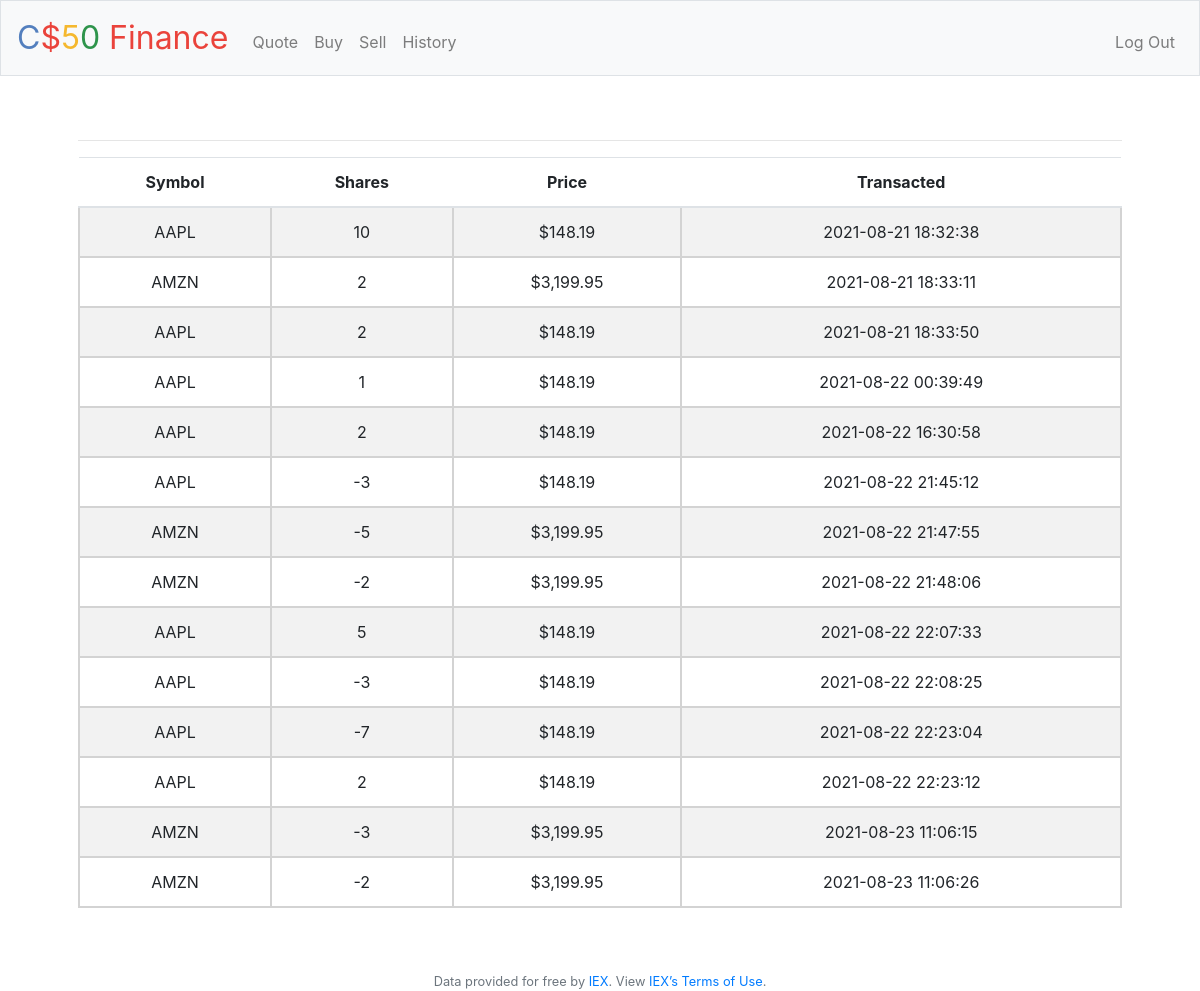
Screenshot of /history (signed in) with the database file from the repository.
### tables this page shows
CREATE TABLE user_history(
user_id INTEGER NOT NULL,
stock TEXT NOT NULL,
shares NUMERIC, 
price REAL,
timestamp TIMESTAMP DEFAULT CURRENT_TIMESTAMP NOT NULL,
FOREIGN KEY(user_id) REFERENCES users(id)
);

### application.py (the view)
@app.route("/history")
@login_required
def history():
    userId = session["user_id"]
    transactionDetails = db.execute("SELECT * FROM user_history WHERE user_id = ?", userId)
    return render_template("history.html", transactionDetails=transactionDetails)

### application.py (called while the page is built)
@app.after_request
def after_request(response):
    response.headers["Cache-Control"] = "no-cache, no-store, must-revalidate"
    response.headers["Expires"] = 0
    response.headers["Pragma"] = "no-cache"
    return response

### helpers.py (called while the page is built)
def login_required(f):
    @wraps(f)
    def decorated_function(*args, **kwargs):
        if session.get("user_id") is None:
            return redirect("/login")
        return f(*args, **kwargs)
    return decorated_function

def usd(value):
    return f"${value:,.2f}"

### templates/history.html (shortened to what this page needs)
{% extends "layout.html" %}
{% block main %}
    <hr>
    <table class="table table-striped">
  <thead>
    <tr>
      <th scope="col">Symbol</th>
      <th scope="col">Shares</th>
      <th scope="col">Price</th>
      <th scope="col">Transacted</th>
    </tr>
  </thead>
  <tbody>
    {% for stock in transactionDetails %}
    <tr>
        <td>{{stock["stock"]}}</td>
        <td>{{stock["shares"]}}</td>
        <td>{{stock["price"] | usd}}</td>
        <td>{{stock["timestamp"]}}</td>
    </tr>
    {% endfor %}
  </tbody>
</table>
{% endblock %}

### templates/layout.html (shortened to what this page needs)
<!DOCTYPE html>
<html lang="en">
    <head>
        <link rel="stylesheet" href="https://cdn.jsdelivr.net/npm/bootstrap@4.5.3/dist/css/bootstrap.min.css">
        <link href="/static/styles.css" rel="stylesheet">
    </head>
    <body>
        <nav class="navbar navbar-expand-md navbar-light bg-light border">
            <a class="navbar-brand" href="/"><span class="blue">C</span><span class="red">$</span><span class="yellow">5</span><span class="green">0</span> <span class="red">Finance</span></a>
            <div class="collapse navbar-collapse" id="navbar">
                {% if session.user_id %}
                    <ul class="navbar-nav mr-auto mt-2">
                        <li class="nav-item"><a class="nav-link" href="/quote">Quote</a></li>
                        <li class="nav-item"><a class="nav-link" href="/buy">Buy</a></li>
                        <li class="nav-item"><a class="nav-link" href="/sell">Sell</a></li>
                        <li class="nav-item"><a class="nav-link" href="/history">History</a></li>
                    </ul>
                    <ul class="navbar-nav ml-auto mt-2">
                        <li class="nav-item"><a class="nav-link" href="/logout">Log Out</a></li>
                    </ul>
                {% else %}
                    <ul class="navbar-nav ml-auto mt-2">
                        <li class="nav-item"><a class="nav-link" href="/register">Register</a></li>
                        <li class="nav-item"><a class="nav-link" href="/login">Log In</a></li>
                    </ul>
                {% endif %}
            </div>
        </nav>
        <main class="container p-5">
            {% block main %}{% endblock %}
        </main>
        <footer class="small text-center text-muted">
            Data provided for free by <a href="https://iextrading.com/developer">IEX</a>. View <a href="https://iextrading.com/api-exhibit-a/">IEX’s Terms of Use</a>.
        </footer>
    </body>
</html>

### static/styles.css (style rules this page uses)
nav .navbar-brand { font-size: xx-large; }
nav .navbar-brand .blue { color: #537fbe; }
nav .navbar-brand .red { color: #ea433b; }
nav .navbar-brand .yellow { color: #f5b82e; }
nav .navbar-brand .green { color: #2e944b; }
main { overflow-x: auto; text-align: center; }
td { border: solid 2px lightgrey; padding: 20px; }

### rows the page displays
user_history: stock "AAPL", shares "10", price "$148.19", timestamp "2021-08-21 18:32:38"
user_history: stock "AMZN", shares "2", price "$3,199.95", timestamp "2021-08-21 18:33:11"
user_history: stock "AAPL", shares "2", price "$148.19", timestamp "2021-08-21 18:33:50"
user_history: stock "AAPL", shares "1", price "$148.19", timestamp "2021-08-22 00:39:49"
user_history: stock "AAPL", shares "2", price "$148.19", timestamp "2021-08-22 16:30:58"
user_history: stock "AAPL", shares "-3", price "$148.19", timestamp "2021-08-22 21:45:12"
user_history: stock "AMZN", shares "-5", price "$3,199.95", timestamp "2021-08-22 21:47:55"
user_history: stock "AMZN", shares "-2", price "$3,199.95", timestamp "2021-08-22 21:48:06"
user_history: stock "AAPL", shares "5", price "$148.19", timestamp "2021-08-22 22:07:33"
user_history: stock "AAPL", shares "-3", price "$148.19", timestamp "2021-08-22 22:08:25"
user_history: stock "AAPL", shares "-7", price "$148.19", timestamp "2021-08-22 22:23:04"
user_history: stock "AAPL", shares "2", price "$148.19", timestamp "2021-08-22 22:23:12"
user_history: stock "AMZN", shares "-3", price "$3,199.95", timestamp "2021-08-23 11:06:15"
user_history: stock "AMZN", shares "-2", price "$3,199.95", timestamp "2021-08-23 11:06:26"
